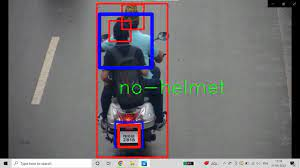
#> input picture no-helmet.jpeg, 300 x 168 px
$ python -i try_final.py   (imports and definitions only)
#> lines starting #> are read from the running program, lines starting #| are printed output that depends on the picture; after the words box and inside, x2 and y2 are one past the last pixel; in counts of white or black regions, pixels touching at a corner belong together
#> further down, picture is the input picture: shape (168, 300, 3); mean B, G, R 112.3, 109.2, 112.4
import requests
import base64
import cv2
import numpy as np
import csv
import io
import json
import time
from ultralytics import YOLO
import re
import os
from datetime import datetime  # ✅ THIS LINE IS REQUIRED

penalized_plates = set()

# Define a helper function to parse PUC dates consistently
# [15 lines left out: function parse_puc_date, not called in this run]

# Define 'cropped_images_dir' at the start of the script
cropped_images_dir = "cropped_images"
# [1 line not run here, left out]

# Define directories for each type of image
original_images_dir = os.path.join(cropped_images_dir, "original_images")
processed_images_dir = os.path.join(cropped_images_dir, "processed_images")
combined_images_dir = os.path.join(cropped_images_dir, "combined_images")

# Create directories if they don't exist
# [3 lines not run here, left out]

# 🔹 Load YOLOv8 Model (for detecting persons)
# [1 line that did not run here, left out]

# 🔹 Roboflow API Details (for detecting riders, helmets, and plates)
api_key = ""
model_endpoint = "capstone-mmc3z"
version = "1"


# 🔹 Function to extract Indian license plate text from an image
def extract_indian_license_plate(plate_image):
    try:
        # Preprocess the image to improve OCR
        # 1. Convert to grayscale
        gray = cv2.cvtColor(plate_image, cv2.COLOR_BGR2GRAY)
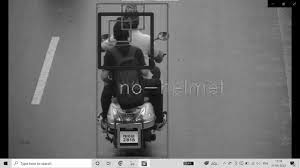
#> gray: shape (168, 300); min 0, max 255, mean 110.5

        # 2. Apply adaptive thresholding
        thresh = cv2.adaptiveThreshold(gray, 255, cv2.ADAPTIVE_THRESH_GAUSSIAN_C,
                                     cv2.THRESH_BINARY_INV, 11, 2)
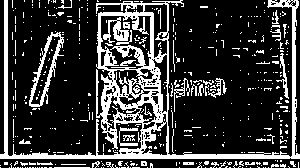
#> thresh: shape (168, 300); 22.6% white; 459 white regions (421 under 20 px), largest, box (x1, y1, x2, y2) and area: (0, 0, 300, 159) 7328, (29, 32, 64, 107) 610, (103, 17, 129, 43) 287

        # 3. Noise removal
        kernel = np.ones((1, 1), np.uint8)
        opening = cv2.morphologyEx(thresh, cv2.MORPH_OPEN, kernel)

        # 4. Dilate to strengthen characters
        kernel = np.ones((2, 2), np.uint8)
        dilated = cv2.dilate(opening, kernel, iterations=1)
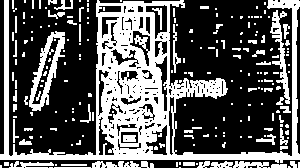
#> dilated: shape (168, 300); 35.7% white; 212 white regions (155 under 20 px), largest, box (x1, y1, x2, y2) and area: (0, 0, 300, 163) 12463, (29, 31, 65, 111) 966, (270, 10, 290, 104) 581

        # 5. Invert back to black text on white background for OCR
        cleaned = cv2.bitwise_not(dilated)

        # Save images for debugging
        timestamp = int(time.time())
        cv2.imwrite(os.path.join(original_images_dir, f"original_plate_{timestamp}.jpg"), plate_image)
        cv2.imwrite(os.path.join(processed_images_dir, f"cleaned_plate_{timestamp}.jpg"), cleaned)
        combined = np.hstack((plate_image, cv2.cvtColor(cleaned, cv2.COLOR_GRAY2BGR)))
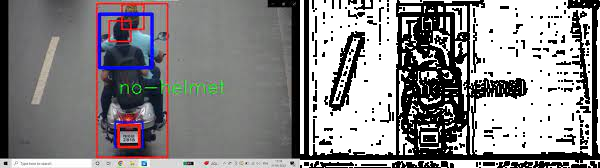
#> combined: shape (168, 600, 3); mean B, G, R 138.2, 136.6, 138.2
        cv2.imwrite(os.path.join(combined_images_dir, f"combined_plate_{timestamp}.jpg"), combined)

        # Process original image first - this was more reliable in previous version
        _, img_encoded = cv2.imencode('.jpg', plate_image)
#> img_encoded = 13503 values, max 255 at index 0, min 0 at index 4, mean 142.3
        img_bytes = img_encoded.tobytes()

        url = 'https://api.ocr.space/parse/image'
        payload = {
            'isOverlayRequired': False,
            'apikey': '',
            'language': 'eng',
            'OCREngine': 2
        }
        files = {
            'file': ('plate.jpg', img_bytes, 'image/jpeg')
        }

#> (the run stopped early here; a loop or call above may not have finished)
